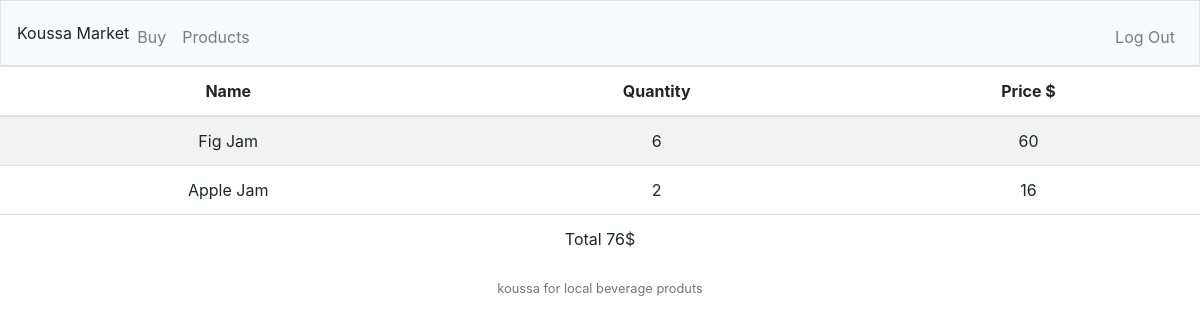
The app's page /bill (signed in) with its own data.
### tables this page shows
CREATE TABLE stock (user_id INTEGER, item TEXT, quantity INTEGER, price INTEGER);

### application.py (the view)
@app.route("/bill")
def bill():
    total = 0
    stock = db.execute("SELECT * FROM stock WHERE user_id = ?", session["user_id"])
    for stockmin in stock:
        total += stockmin["price"]
    return render_template("bill.html", stock=stock,total=total)

### application.py (called while the page is built)
@app.after_request
def after_request(response):
    response.headers["Cache-Control"] = "no-cache, no-store, must-revalidate"
    response.headers["Expires"] = 0
    response.headers["Pragma"] = "no-cache"
    return response

@app.after_request
def after_request(response):
    response.headers["Cache-Control"] = "no-cache, no-store, must-revalidate"
    response.headers["Expires"] = 0
    response.headers["Pragma"] = "no-cache"
    return response

### templates/bill.html (shortened to what this page needs)
{% extends "main.html" %}
{% block main %}
<table class="table table-striped">
  <thead>
    <th>Name</th>
    <th>Quantity</th>
    <th>Price $</th>
  </thead>
  <tbody>
    {% for stockmin in stock %}
    <tr>
      <td>{{stockmin.item}}</td>
      <td>{{stockmin.quantity}}</td>
      <td>{{stockmin.price}}</td>
    </tr>
    {% endfor %}
  <tfoot>
    <td colspan="3">Total {{total}}$</td>
  </tfoot>
  </tbody>
</table>
{% endblock %}

### records on screen
stock: item "Fig Jam", quantity "6", price "60"
stock: item "Apple Jam", quantity "2", price "16"

### other values on screen
{{ total }} "76"
